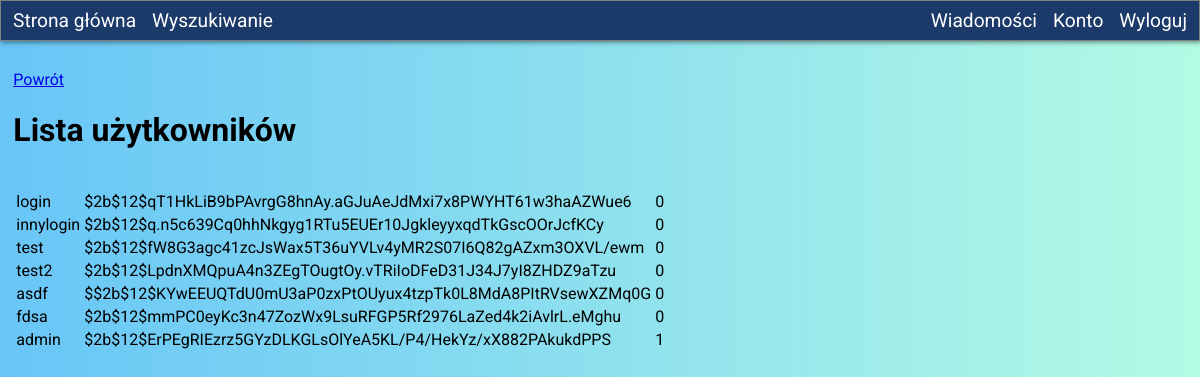
The app's page /userList (signed in) with its own data.
### tables this page shows
CREATE TABLE user
(
    username TEXT(32) PRIMARY KEY,
    password TEXT(128) NOT NULL,
    isadmin INTEGER
);

### app/start.py (the view)
@app.route("/userList", methods=["GET"])
def userListPage():
    if not isCurrentUserAdmin():
        return abort(403)
    users = query("SELECT * FROM user")
    return render_template("userList.html", users=users)

### app/start.py (called while the page is built)
def query(sql):
    with closing(sqlite3.connect(DB_PATH)) as con, con, closing(con.cursor()) as cur:
        cur.execute(sql)
        return cur.fetchall()

def querySingle(sql):
    with closing(sqlite3.connect(DB_PATH)) as con, con, closing(con.cursor()) as cur:
        cur.execute(sql)
        return cur.fetchone()

def isLoggedin():
    return session.get("login", None) != None

def isCurrentUserAdmin():
    if not isLoggedin():
        return False
    return (
        querySingle(
            f"SELECT isadmin FROM user WHERE username = '{session['login']['username']}'"
        )
    )[0] == 1

### app/templates/userList.html (shortened to what this page needs)
{%extends "base.html"%}
{%block contents%}
<p><a href="{{url_for('indexPage')}}">Powrót</a></p>
<h1>Lista użytkowników</h1>
<br>
{% if users|length %}
<div class="searchTable">
    <table>
        <tbody>
            {% for row in users %}
            <tr>
                {% for data in row %}
                <td>{{ data }}</td>
                {% endfor %}
            </tr>
            {% endfor %}
        </tbody>
    </table>
</div>
{% else %}
<p>Nie znaleziono żadnych użytkowników</p>
{% endif %}
{%endblock%}

### app/templates/base.html (shortened to what this page needs)
<!DOCTYPE html>
<html>
<head>
    <link rel="stylesheet" href="{{ url_for('static', filename='css/styles.css') }}">
    <link rel="stylesheet" href="{{ url_for('static', filename='css/navbar.css') }}">
</head>
<body>
    <div class="navbar">
        <ul>
            <li>
                <a href="{{url_for('indexPage')}}">Strona główna</a>
            </li>
            <li>
                <a href="{{url_for('carSearchPage')}}">Wyszukiwanie</a>
            </li>
            <li class="end-item">
                <a href="{{url_for('logout')}}">Wyloguj</a>
            </li>
            <li class="end-item">
                <a href="{{url_for('accountPage')}}">Konto</a>
            </li>
            <li class="end-item notification">
                <a href="{{url_for('emailPage')}}">
                    <span>Wiadomości</span>
                </a>
            </li>
        </ul>
    </div>
    <div class="contents">
        {%block contents%}{%endblock%}
    </div>
</body>
</html>

### app/static/css/styles.css (style rules this page uses)
:root { --background-gradient:linear-gradient(90deg, rgba(66, 183, 245,0.8), rgba(66, 245, 189,0.4)); --table-odd-row-color: rgb(209, 212, 211); --accent:rgb(66, 133, 244); --dark-gray: rgba(0,0,0, 0.8); --error:rgba(255, 0, 0, 0.8); --input-bg: rgba(0,0,0, 0.1); --table-even-row-color:rgba(0,0,0, 0.2); --table-odd-row-color:rgba(0,0,0, 0.10); --table-hover: rgba(0,0,0, 0.30); }
body { margin:0; background: var(--background-gradient); font-family: "Roboto", sans-serif; }
.contents { padding: 10pt; }

### app/static/css/navbar.css (style rules this page uses)
:root { --navbar-color: rgb(27, 57, 105); --navbar-text-color: white; }
.navbar>ul { background-color: var(--navbar-color); color: var(--navbar-text-color); border: 1px solid gray; z-index: 100; max-width: 100%; list-style-type: none; margin: 0; padding: 4px; overflow: hidden; height: max-content; box-shadow: 1px 1px 5px rgba(0,0,0,.5); font-size: 1.2em; }
.navbar>ul>li { float: left; padding: 2px, 0px; margin: 0px 4px; background-color: inherit; color: inherit; }
.navbar>ul>li.end-item { float: right; }
.navbar>ul>li>a { display: block; padding: 4px; appearance: button; text-decoration: none; border-radius: 14px; background-color: inherit; color: inherit; }

### records on screen
user: username "login", password "$2b$12$qT1HkLiB9bPAvrgG8hnAy.aGJuAeJdMxi7x8PWYHT61w3haAZWue6", row "0"
user: username "innylogin", password "$2b$12$q.n5c639Cq0hhNkgyg1RTu5EUEr10JgkleyyxqdTkGscOOrJcfKCy", row "0"
user: username "test", password "$2b$12$fW8G3agc41zcJsWax5T36uYVLv4yMR2S07I6Q82gAZxm3OXVL/ewm", row "0"
user: username "test2", password "$2b$12$LpdnXMQpuA4n3ZEgTOugtOy.vTRiIoDFeD31J34J7yI8ZHDZ9aTzu", row "0"
user: username "asdf", password "$$2b$12$KYwEEUQTdU0mU3aP0zxPtOUyux4tzpTk0L8MdA8PItRVsewXZMq0G", row "0"
user: username "fdsa", password "$2b$12$mmPC0eyKc3n47ZozWx9LsuRFGP5Rf2976LaZed4k2iAvlrL.eMghu", row "0"
user: username "admin", password "$2b$12$ErPEgRIEzrz5GYzDLKGLsOlYeA5KL/P4/HekYz/xX882PAkukdPPS", row "1"
